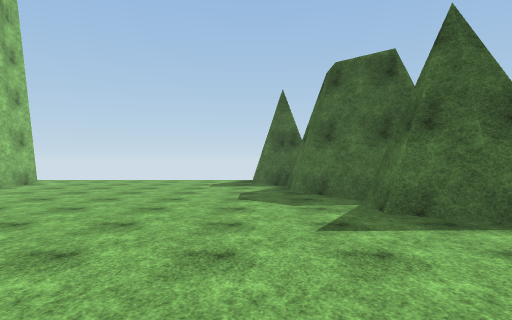
View 1 (above)

20 first-person views from a walk through a 3-D level made in the Unity game engine. The camera is 1.5 m above the floor, looks level and sees 75° across. The floor is counted in squares, 2 m on a side. Each view is taken from the middle of a square. On the plan, view 1 faces up. The plan holds only what a view shows up to about 11 squares ahead; the rest is blank. The place goes on beyond the plan. Surface patterns are stand-ins for the level's own textures.

View 2
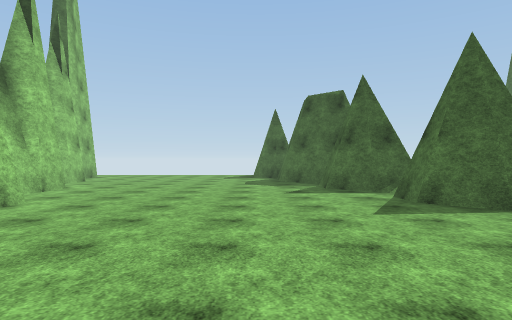

View 3
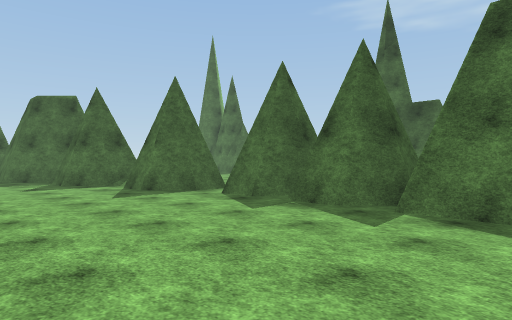

View 4
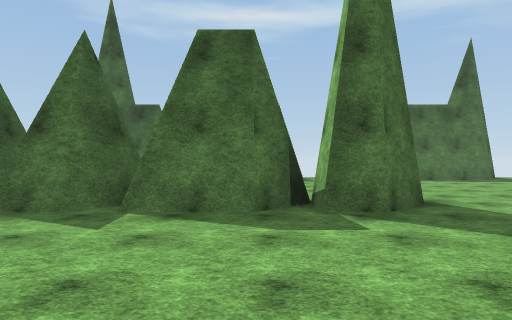

View 5
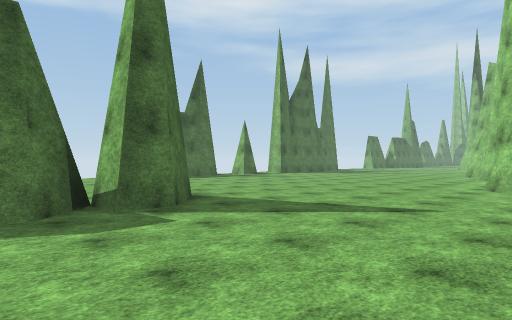

View 6
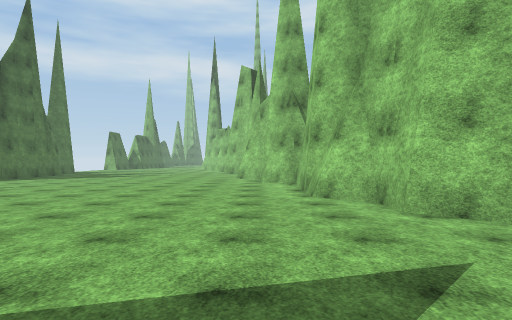

View 7
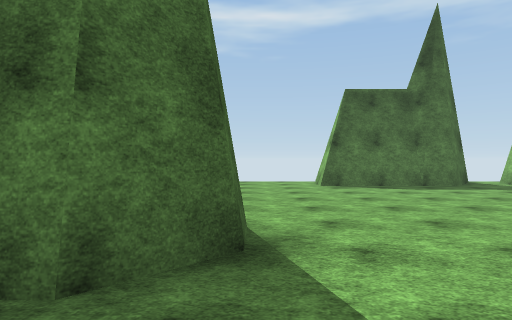

View 8
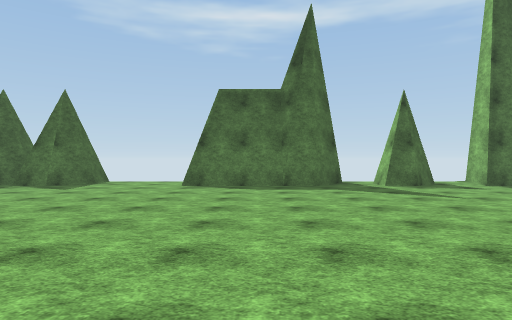

View 9
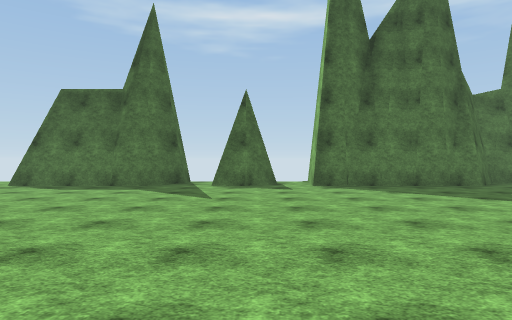

View 10
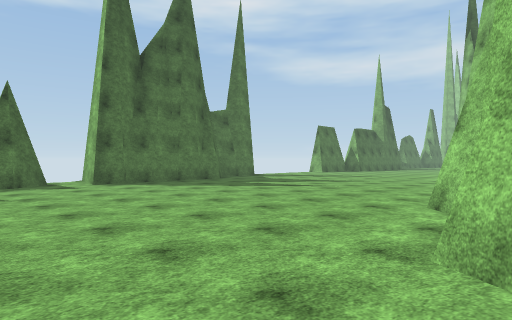

View 11
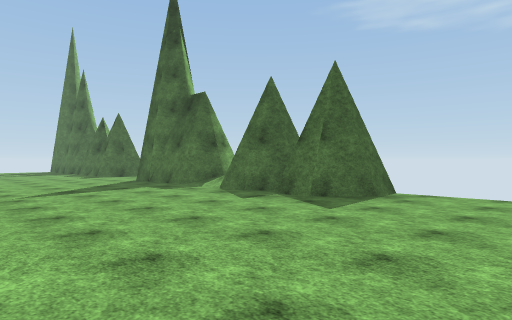

View 12
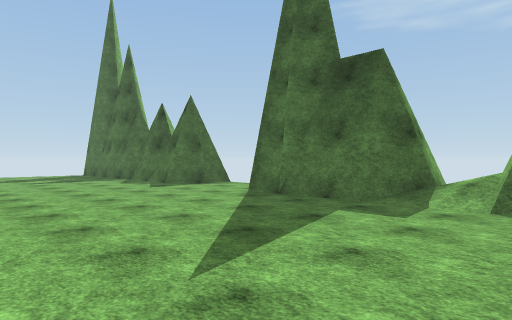

View 13
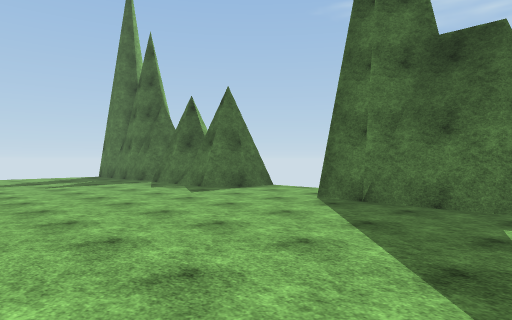

View 14
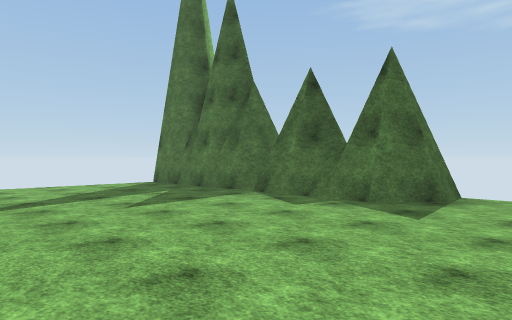

View 15
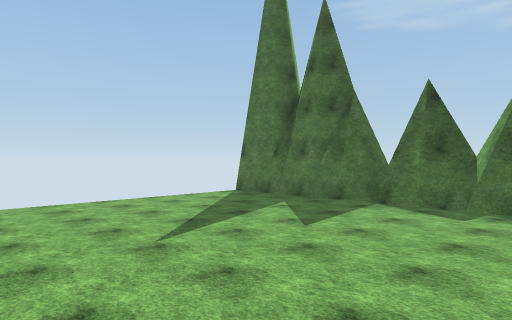

View 16
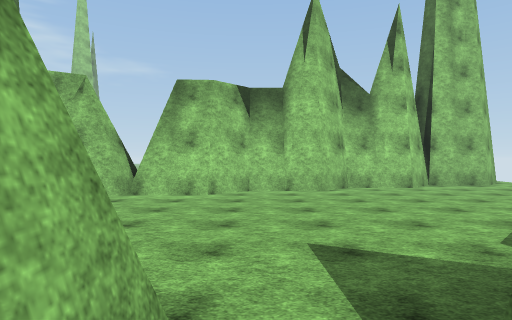

View 17
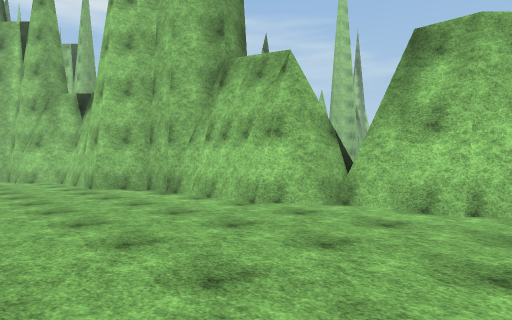

View 18
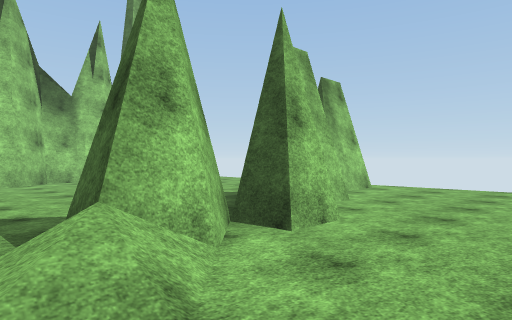

View 19
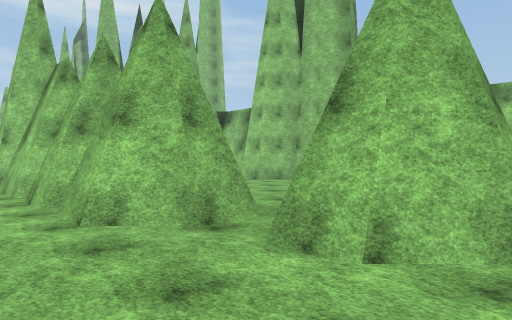

View 20
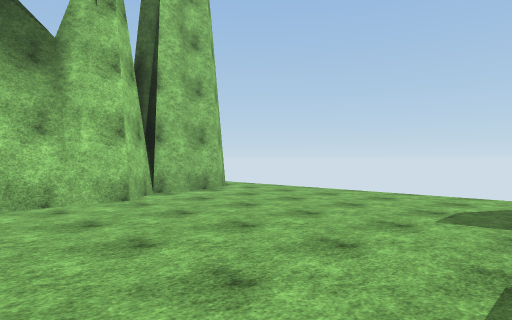

### Floor plan
Key: @ floor where view 1 was taken; # wall or solid block; . floor; / step, stairs or slope.
Columns run from 8 left of view 1 to 13 right of it. Each row starts with its distance up from view 1.
 12 ........ #..........#
 11 #.......##..........#
 10 ##.......#..........#
  9  #.......##.........##
  8  #.......##..........#
  7  ##.......##........##
  6   #........#/.......#
  5   #.......##/.......##
  4   ##.......#/........#
  3    #.......//.........
  2    #.......##.........
  1    ##.......#........
  0    ##...@...........#
 -1     #.......##......#
 -2     ##......##......##
 -3      #......##....../#
 -4      #......##......##
 -5      #......##......#
 -6      ##.....##......##
 -7       #.....##......##
 -8       #.....##.......#
 -9       #...............
-10       #...............
-11        .............#.
-12        #............#
-13        #............#
-14        ##...........#
-15         #...........##
-16         #.............
-17         #...........#
-18         ##..........##
-19          #............
-20           ..........##
-21           #.........#
-22           #.........#
-23            .........#

Where each view was taken, in squares from view 1:
view 1: 0 up, 0 right, facing up
view 2: 4 down, 0 right, facing up
view 3: 6 down, 1 left, facing up-right
view 4: 6 down, 1 left, facing right
view 5: 5 down, 1 left, facing down-right
view 6: 8 down, 2 right, facing down
view 7: 9 down, 2 right, facing right
view 8: 13 down, 2 right, facing right
view 9: 18 down, 2 right, facing right
view 10: 16 down, 1 right, facing down-right
view 11: 11 down, 6 right, facing up-right
view 12: 5 down, 6 right, facing up-right
view 13: 3 down, 6 right, facing up-right
view 14: 2 up, 6 right, facing up-right
view 15: 4 up, 4 right, facing up-right
view 16: 3 up, 4 right, facing left
view 17: 3 up, 1 right, facing down-left
view 18: 3 up, 6 right, facing up-left
view 19: 3 up, 7 right, facing down-left
view 20: 5 up, 0 right, facing up-left
